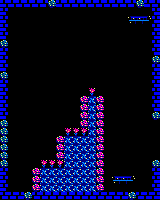

The image is a tile-based game level rendered from a .tmx file. Its description and complete source (layers, tilesets, objects, tile grids) follow:
An orthogonal 20x25 tile map with 8x8 px tiles, 1 tile layer (Capa de Patrones 1).

<map version="1.2" tiledversion="1.2.4" orientation="orthogonal" renderorder="right-down" width="20" height="25" tilewidth="8" tileheight="8" infinite="0" nextlayerid="2" nextobjectid="1">
 <tileset firstgid="1" source="sp.tsx" />
 <layer id="1" name="Capa de Patrones 1" width="20" height="25">
  <data encoding="csv">
17,17,17,17,17,17,36,17,17,17,17,17,17,17,17,17,17,36,17,17,
17,1,1,1,1,1,1,1,1,1,1,1,1,1,1,1,1,1,1,16,
17,1,1,1,1,1,1,1,1,1,1,1,1,1,1,1,48,47,49,16,
17,1,1,1,1,1,1,1,1,1,1,1,1,1,1,1,1,1,1,16,
17,1,1,1,1,1,1,1,1,1,1,1,1,1,1,1,1,1,1,16,
36,1,1,1,1,1,1,1,1,1,1,1,1,1,1,1,1,1,1,16,
17,1,1,1,1,1,1,1,1,1,1,1,1,1,1,1,1,1,1,16,
17,1,1,1,1,1,1,1,1,1,1,1,1,1,1,1,1,1,1,36,
17,1,1,1,1,1,1,1,1,1,1,1,1,1,1,1,1,1,1,16,
36,1,1,1,1,1,1,1,1,1,1,1,1,1,1,1,1,1,1,16,
17,1,1,1,1,1,1,1,1,1,1,1,1,1,1,1,1,1,1,16,
17,1,1,1,1,1,1,1,1,1,1,9,1,1,1,1,1,1,1,16,
17,1,1,1,1,1,1,1,1,1,38,58,38,1,1,1,1,1,1,16,
17,1,1,1,1,1,1,1,1,1,38,58,38,1,1,1,1,1,1,16,
17,1,1,1,1,1,1,1,1,1,38,58,38,1,1,1,1,1,1,36,
36,1,1,1,1,1,1,1,1,1,38,58,38,1,1,1,1,1,1,1,
36,1,1,1,1,1,1,1,9,9,9,58,38,1,1,1,1,1,1,1,
36,1,1,1,1,1,1,38,58,58,58,58,38,1,1,1,1,1,1,1,
36,1,1,1,1,1,1,38,58,58,58,58,38,1,1,1,1,1,1,1,
36,1,1,1,1,1,1,38,58,58,58,58,38,1,1,1,1,1,1,1,
36,1,1,1,1,9,9,9,58,58,58,58,38,1,1,1,1,1,1,36,
17,1,1,1,38,58,58,58,58,58,58,58,38,1,1,1,1,1,1,16,
17,1,1,1,38,58,58,58,58,58,58,58,38,1,48,47,49,1,1,16,
17,1,1,1,38,58,58,58,58,58,58,58,38,1,1,1,1,1,1,16,
16,16,16,36,16,16,16,16,16,16,16,16,16,16,16,16,36,16,16,16
</data>
 </layer>
</map>
